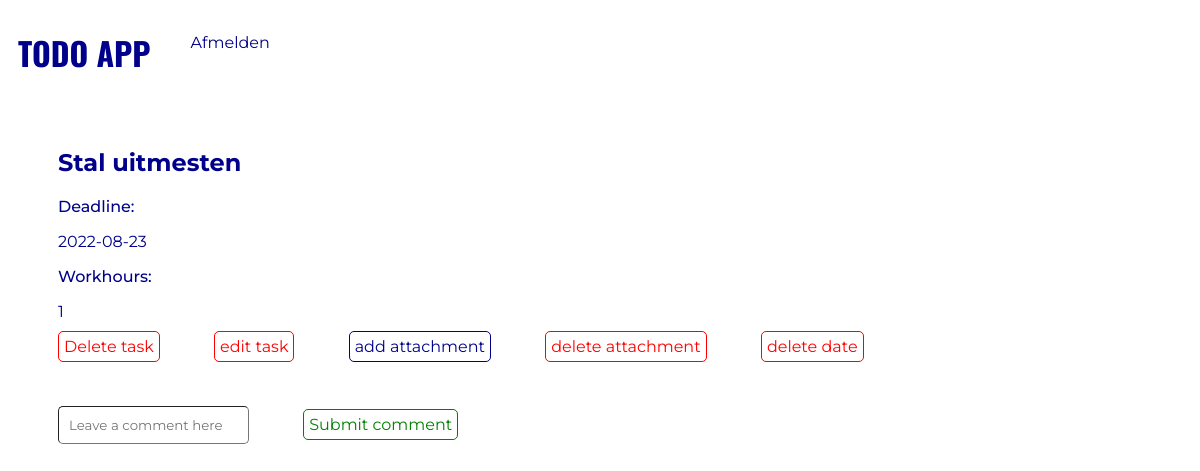
The page /task.php?task=71 (signed in) on the database its author committed.
### tables this page shows
CREATE TABLE `tasks` (
  `id` int(11) NOT NULL,
  `userId` int(11) NOT NULL,
  `listId` int(11) NOT NULL,
  `title` varchar(300) NOT NULL,
  `hour` int(11) NOT NULL,
  `date` date DEFAULT NULL,
  `done` tinyint(1) NOT NULL DEFAULT 0,
  `attachment` varchar(255) DEFAULT NULL
);

### classes/Task.php (called while the page is built, shortened)
<?php
class Task
{
    public static function getTaskArrayById($id)
    {
        $conn = Db::getInstance();
        $statement = $conn->prepare("select * from tasks where id = :id");
        $statement->bindValue(":id", $id);
        $statement->execute();
        return $statement->fetch(PDO::FETCH_ASSOC);
    }
}

### task.php (the view, shortened to what this page needs)
<?php
    $taskId = $_GET['task'];
    $task = Task::getTaskArrayById($taskId);
?><!DOCTYPE html>
<html lang="en">
<head>
    <link rel="stylesheet" href="css/task.css?v=<?php echo time(); ?>">
</head>
<body>
    <?php include_once("nav.inc.php"); ?>
    <div class="header">
        <h2><?php echo htmlspecialchars($task['title']); ?></h2>
        <p class="bold">Deadline: </p>
        <p><?php echo htmlspecialchars($task['date']); ?></p>
        <p class="bold">Workhours: </p>
        <p><?php echo htmlspecialchars($task['hour']); ?></p>
    </div>
    <a href="delete_task.php?task=<?php echo $_GET["task"]; ?>" class="add" id="red">Delete task</a>
    <a href="edit_task.php?task=<?php echo $_GET["task"]; ?>" class="add" id="red">edit task</a>
    <a href="add_attachment_to_task.php?task=<?php echo $_GET["task"]; ?>" class="add" id="green">add attachment</a>
    <a href="delete_attachment.php?task=<?php echo $_GET["task"]; ?>" class="add" id="red">delete attachment</a>
    <a href="delete_date.php?task=<?php echo $_GET["task"]; ?>" class="add" id="red">delete date</a>
    <div class="commentSection">
                <div id="commentForm">
                    <input type="text" id="commentText" placeholder="Leave a comment here">
                    <a href="#" class="add" id="submitComment" data-taskid="<?php echo $task['id'] ?>">Submit comment</a>
                </div>
                <br>
            </div>
</body>
</html>

### css/task.css (style rules this page uses)
* { font-family: 'Montserrat', sans-serif; color: darkblue; }
h2 { margin-left: 50px; margin-top: 50px; margin-bottom: 20px; }
a { margin-left: 20px; padding-bottom: 20px; }
p { margin-left: 50px; }
.bold { font-weight: 500; }
.add { margin-left: 50px; padding: 5px; border-style: solid; border-width: 1px; border-radius: 5px; }
#red { color: red; }
#submitComment { color: green; }
#commentText { padding: 10px; margin-top: 50px; margin-left: 50px; border-radius: 5px; border-width: 1px; }

### css/navigation.css (style rules this page uses)
* { list-style: none; text-decoration: none; }

### rows shown on the page
tasks: title "Stal uitmesten", date "2022-08-23", hour "1"
